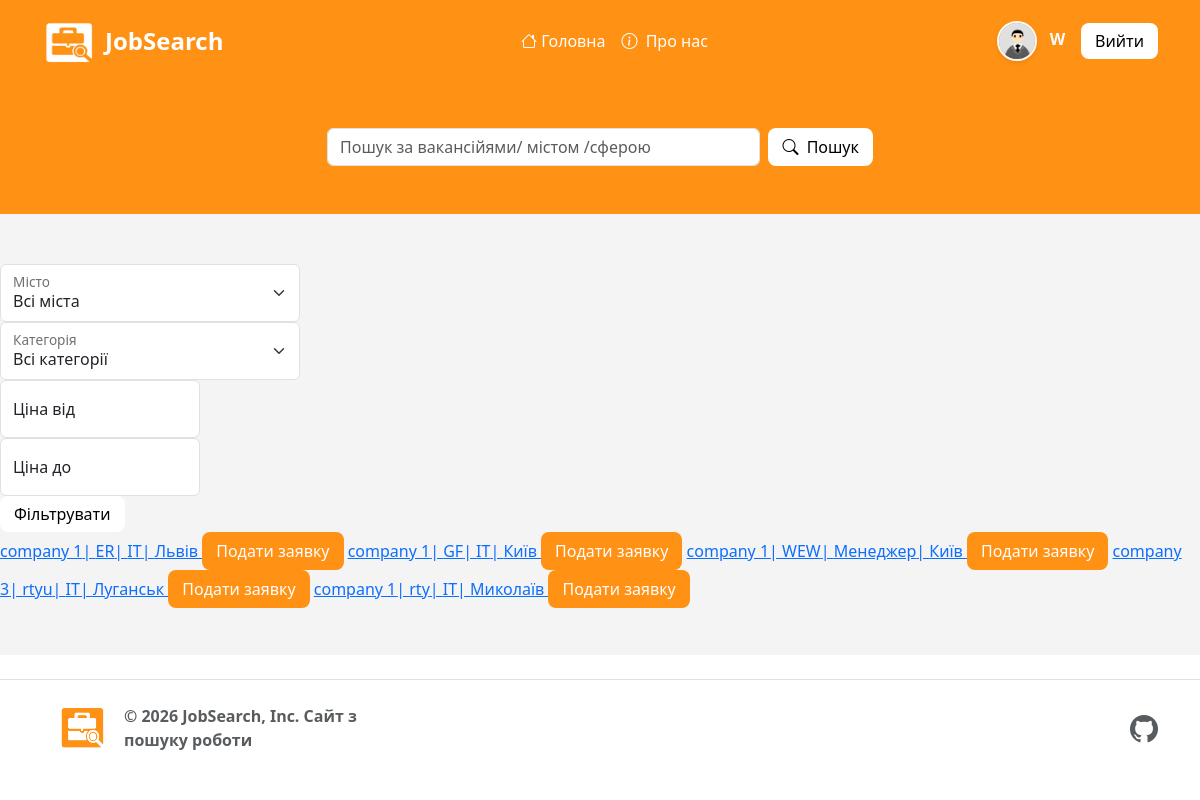
Screenshot of /search/ (signed in) with the database file from the repository.
### auth_system/models.py (models this page shows, shortened)
class UserProfile(models.Model):
    user = models.OneToOneField(User, on_delete=models.CASCADE, related_name='profile')
    avatar = models.ImageField(upload_to='imge_avatar', null=True, blank=True)
    op = models.CharField(choices=OP_CHOICES, max_length=20, default='Yes', null=True, blank=True)#
    first_name = models.CharField(max_length=100,blank=True, verbose_name='first_name')#імя
    last_name = models.CharField(max_length=100,blank=True, verbose_name='last_name')#прізвище
    patronymic = models.CharField(max_length=100, blank=True, null=True, verbose_name='patronymic')#по батькові
    birth_date = models.DateField(null=True, blank=True)#дата народження
    gender = models.CharField(choices=GENDER_CHOICES, max_length=20, default='Ч')#стать
    role = models.CharField(choices=ROLE_CHOICES, max_length=20, default='User')#
    bio = models.TextField(blank=True)#опис
    referral = models.ForeignKey('project.Category', on_delete=models.SET_NULL, null=True)#направлення
    phone_number = models.CharField(max_length=20, blank=True, null=True, verbose_name="Номер телефону")
    linkedin_url = models.URLField(max_length=255, blank=True, null=True)
    @property
    def img_avatar(self):
        if self.avatar:
            return self.avatar.url
        if self.gender == 'Men':
            if self.op == 'Yes':
                return '/static/image/men-op.png'
            else:
                return '/static/image/men.png'
        else:
            if self.op == 'Yes':
                return '/static/image/women-op.png'
            else:
                return '/static/image/women.png'

class EmployerProfile(models.Model):
    TYPES_CHOICES = (
        ('private', 'Приватна особа'),
        ('company', 'Компанія'),
    )
    user = models.OneToOneField(User, on_delete=models.CASCADE, related_name='employer')
    employer_type = models.CharField(max_length=10, choices=TYPES_CHOICES, default='private')#тип роботодавця
    name_company = models.CharField(max_length=20)#назва компанії
    role = models.CharField(choices=ROLE_CHOICES, max_length=20, default='Employer')#роль
    description = models.TextField()#опис
    logo = models.ImageField(upload_to='company_logos/', blank=True, null=True)#логотип
    referral_company = models.ForeignKey('project.Category', on_delete=models.SET_NULL, null=True)#направлення компаній
    hq_location = models.CharField(max_length=255, blank=True, null=True, verbose_name="Головний офіс (Місто, Країна)")
    website = models.URLField(max_length=200, null=True, blank=True)#посилання на сайт компаній
    def __str__(self):
        return self.name_company

### project/models.py (models this page shows, shortened)
class Vacancy(models.Model):
    EMPLOYMENT_CHOICES = [
        ('full_time', 'Повна зайнятість'),
        ('part_time', 'Неповна зайнятість'),
    ]
    EXPERIENCE_CHOICES = [
        ('no_experience', 'Без досвіду'),
        ('experience', 'Досвід роботи'),
    ]
    WORK_FORMAT_CHOICES = [
        ('office', 'В офісі'),
        ('remote', 'Віддалено'),
        ('hybrid', 'Гібрид'),
    ]
    title = models.CharField(max_length=256)#Заголовок
    description = models.TextField()#опис
    description1 = models.TextField(null=True, blank=True)#опис
    description2 = models.TextField(null=True, blank=True)#опис
    link = models.URLField(max_length=500, null=True, blank=True)
    company = models.ForeignKey(EmployerProfile, on_delete=models.CASCADE, related_name="vacancies")
    image = models.ImageField(upload_to='vacancies/images/',  null=True, blank=True)
    price_start = models.DecimalField(max_digits=10, decimal_places=2, null=True, blank=True)
    price_end = models.DecimalField(max_digits=10, decimal_places=2, null=True, blank=True)
    category = models.ForeignKey(Category, on_delete=models.SET_NULL, null=True)
    employment_type = models.CharField(max_length=20, choices=EMPLOYMENT_CHOICES, default='full_time', verbose_name="Тип зайнятості")
    work_format = models.CharField(max_length=20, choices=WORK_FORMAT_CHOICES, default='office', verbose_name="Формат роботи")
    experience = models.CharField(max_length=20, choices=EXPERIENCE_CHOICES, default='no_experience', verbose_name="Досвід роботи")
    city = models.ForeignKey(City, on_delete=models.SET_NULL, related_name="vacancies", null=True)
    street = models.CharField(max_length=255, verbose_name="Вулиця")
    date = models.DateTimeField(auto_now_add=True)#дата створення
    updated_at = models.DateTimeField(auto_now=True, verbose_name="Дата оновлення")
    class Meta:
        ordering = ['-date']

class Category(models.Model):
    name = models.CharField(max_length=150)
    def __str__(self):
        return self.name

class City(models.Model):
    name = models.CharField(max_length=100)
    def __str__(self):
        return self.name

### project/views.py (the view)
# urls.py: path('search/', views.job_sursceh, name='job_surh'),
def job_sursceh(request):
    search_form = Vacancy_SurchFrom(request.GET)
    filter_form = Vacancy_FilterFrom(request.GET)
    all_cities = City.objects.all()
    all_categories = Category.objects.all()
    vac = Vacancy.objects.all()
    query = request.GET.get("q")
    city_id = request.GET.get('city')
    cat_id = request.GET.get('category')
    p_start = request.GET.get("price_start")
    p_end = request.GET.get("price_end")
    if query:
        vac = vac.filter(
            Q(category__name__icontains=query) |
            Q(title__icontains=query) |
            Q(company__name_company__icontains=query)
        ).distinct()
    if city_id:
        vac = vac.filter(city_id=city_id)
    if cat_id:
        vac = vac.filter(category_id=cat_id)
    if p_start:
        vac = vac.filter(price_start__gte=p_start)
    if p_end:
        vac = vac.filter(price_end__lte=p_end)
    return render(request, 'jobs/job_surh.html', {
        'vac': vac,
        'search_form': search_form,
        'filter_form': filter_form,
        'cities': all_cities,
        'categories': all_categories,
        'query': query,
        'price_start': p_start,
        'price_end': p_end,
    })

### project/forms.py
class Vacancy_SurchFrom(forms.Form):
    q = forms.CharField(
        label='Search',
        max_length=100,
        required=False,  # Додай це, щоб можна було зайти на сторінку без запиту
        widget=forms.TextInput(attrs={
            'class': 'form-control',
            'placeholder': 'Пошук за вакансійями/ містом /сферою'
        })
    )

class Vacancy_FilterFrom(forms.Form):
    city = forms.ModelChoiceField(
        queryset=City.objects.all(),
        required=False,
        label="Місто",
        empty_label="Всі міста", # Додає порожній пункт спочатку
        widget=forms.Select(attrs={'class': 'form-select'}) # Для гарного стилю Bootstrap
    )
    category = forms.ModelChoiceField(
        queryset=Category.objects.all(),
        required=False,
        label="Категорія",
        empty_label="Всі категорії",
        widget=forms.Select(attrs={'class': 'form-select'})
    )
    price_start = forms.IntegerField(
        required=False,
        label="Ціна від",
        widget=forms.NumberInput(attrs={'class': 'form-control', 'placeholder': 'Від'})
    )
    price_end = forms.IntegerField(
        required=False,
        label="Ціна до",
        widget=forms.NumberInput(attrs={'class': 'form-control', 'placeholder': 'До'})
    )

### templates/jobs/job_surh.html (shortened to what this page needs)
{% extends 'base.html' %}
{% load static %}
{% block content %}
<section class="search-hero py-5 text-center text-white">
    <div class="container">
        <div class="row justify-content-center">
            <div class="col-md-8 col-lg-6">
                <form action="{% url 'job_surh' %}" method="get" class="d-flex gap-2">
                    <div class="w-100">
                        {{ search_form.q }}
                    </div>
                        <button type="submit" class="btn-exit text-nowrap">
                            <i class="bi bi-search me-1"></i> Пошук
                        </button>
                </form>
            </div>
        </div>
    </div>
</section>
<form action="{% url 'job_surh' %}" method="get">
        <div class="col-md-3">
            <div class="form-floating">
                <select name="city" class="form-select" id="city_select">
                    <option value="">Всі міста</option>
                </select>
                <label for="city_select">Місто</label>
            </div>
        </div>
        <div class="col-md-3">
            <div class="form-floating">
                <select name="category" class="form-select" id="cat_select">
                    <option value="">Всі категорії</option>
                </select>
                <label for="cat_select">Категорія</label>
            </div>
        </div>
        <div class="col-md-2">
            <div class="form-floating">
                <input type="number" name="price_start" class="form-control" id="price_start"
                       value="{{ price_start }}" placeholder="Ціна від">
                <label for="price_start">Ціна від</label>
            </div>
        </div>
        <div class="col-md-2">
            <div class="form-floating">
                <input type="number" name="price_end" class="form-control" id="price_end"
                       value="{{ price_end }}" placeholder="Ціна до">
                <label for="price_end">Ціна до</label>
            </div>
        </div>
        <div>
            <button type="submit" class=" btn-exit">
                Фільтрувати
            </button>
        </div>
</form>
{% for jo in vac %}
<a href="{% url 'job_datail' pk=jo.id %}">
        {{ jo.company }}|
        {{ jo.title }}|
        {{ jo.category }}|
        {{ jo.city }}
</a>
{% if user.employer.name_company %}
    {% if user == jo.company.user %}
        <a href="{% url 'job_update' jo.pk %}" class="btn btn-warning">
            Редагувати мою вакансію
        </a>
        <a href="{% url 'job_delete' jo.pk %}" class="btn btn-danger">Видалити</a>
        <p>Заявок({{ jo.applications.count }})</p>
    {% endif %}
{% else %}
<a href="{% url 'apply_for_job' jo.id %}" class="btn-L">
    Подати заявку
</a>
{% endif %}
{% empty %}
<h2>Не існує такої вакансій!</h2>
{% endfor %}
{% endblock %}

### templates/base.html (shortened to what this page needs)
<!DOCTYPE html>
{% load static %}
<html lang="en">
<head>
    <link href="https://cdn.jsdelivr.net/npm/bootstrap@5.3.8/dist/css/bootstrap.min.css" rel="stylesheet">
    <link rel="stylesheet" href="https://cdn.jsdelivr.net/npm/bootstrap-icons@1.11.1/font/bootstrap-icons.css">
    <link rel="stylesheet" href="{% static 'css/stayle.css' %}">
</head>
<body>
    <header class="p-3 bac-color">
        <div class="container">
            <div class="d-flex flex-wrap align-items-center justify-content-between">
                <div class="d-flex align-items-center mb-2 mb-lg-0">
                    <a href="/" class="me-2 d-flex align-items-center text-decoration-none">
                        <img src="{% static 'image/s-logo.png' %}" alt="Logo" width="55" height="50" class="me-2">
                        <h3 class="fw-bold text-white mb-0" style="font-size: 1.5rem; ">JobSearch</h3>
                    </a>
                </div>
                <ul class="nav col-12 col-lg-auto justify-content-center mb-md-0 mx-lg-auto align-items-center">
                    <li><a href="{% url 'job_list'%}" class="nav-link px-2 text-white"><i class="bi bi-house"></i> Головна</a></li>
                    <li><a href="{% url 'job_site'%}" class="nav-link px-2 text-white"><i class="bi bi-info-circle me-1"></i> Про нас</a></li>
                </ul>
                <div class="text-end">
                {% if user.is_authenticated %}
                    {% if user.employer.name_company %}
                            <a class="nav-link text-white me-3" href="{% url 'job_company' %}">
                                <img src="{{ user.employer.img_logo }}"
                                 alt="Аватар"
                                 class="rounded-circle img-fluid border border-3 border-light shadow-sm"
                                 style="max-width: 40px; height: 40px; object-fit: cover;">
                                 {{ user.employer.name_company }}
                    {% else %}
                        <a class="nav-link fw-bold text-white me-3" href="{% url 'job_profile' %}">
                            <img src="{{ user.profile.img_avatar }}"
                                 alt="Avatar"
                                 class="rounded-circle img-fluid border border-2 border-light shadow-sm me-2"
                                 style="width: 40px; height: 40px; object-fit: cover;">
                            {{ user.profile.first_name }}
                        </a>
                    {% endif %}
                </div>
                <div class="text-end">
                    <a href="{% url 'logout' %}" class="btn-exit">
                        Вийти
                    </a>
                </div>
                {% else %}
                <div class="text-end">
                    <a href="{% url 'job_login' %}" class=" btn-yo">Увійти</a>
                    <a href="{% url 'signup_cho' %}" class=" btn-regi">Зареєструватися</a>
                </div>
                {% endif %}
            </div>
        </div>
    </header>
    <main>
        {% block content %}
        {% endblock %}
    </main>
    <footer class="d-flex flex-wrap justify-content-between align-items-center py-4 my-4 border-top">
        <div class="container d-flex flex-wrap justify-content-between align-items-center">
            <div class="col-md-4 d-flex align-items-center gap-2">
            <a href="/" class="mb-3 me-2 mb-md-0 text-body-secondary text-decoration-none lh-1" aria-label="Bootstrap">
                <a href="/">
                    <img src="{% static 'image/logo-s.png' %}" alt="Фото шапки" width="50" height="45" >
                </a>
            </a>
            <span class="mb-3 mb-md-0 text-body-secondary fw-semibold ms-2">© 2026 JobSearch, Inc. Сайт з пошуку роботи</span>
            </div>
        <ul class="nav col-md-4 justify-content-end list-unstyled d-flex mb-0">
            <li class="ms-3">
                <a class="text-body-secondary " href="https://github.com/vadimanceglov-afk/job_search_site">
                    <i class="bi bi-github fs-3"></i>
                </a>
            </li>
        </ul>
        </div>
    </footer>
</body>
</html>

### static/css/stayle.css (style rules this page uses)
header { position: fixed; top: 0; z-index: 1000; width: 100%; }
html, body { height: 100%; margin: 0; }
body { display: flex; flex-direction: column; min-height: 100vh; }
main { padding-top: 80px; flex: 1; background: rgba(236, 236, 236, 0.593); }
.bac-color { background-color: #ff9114; }
.btn-exit { display: inline-block; padding: 6px 14px; background-color: white; color: black; border-radius: 8px; text-decoration: none; font-weight: 500; border: none; cursor: pointer; text-align: center; }
.btn-L { display: inline-block; padding: 7px 14px; background-color: #ff9114; color: white; border-radius: 8px; text-decoration: none; font-weight: 500; border: none; cursor: pointer; text-align: center; }
.search-hero { background: #ff9114; background-size:cover; background-position:center; padding-top:10px; padding:30px 10px; margin-bottom: 50px; }

### rows the page displays
Vacancy: company "company 1", title "ER", category "ІТ", city "Львів"
Vacancy: company "company 1", title "GF", category "ІТ", city "Київ"
Vacancy: company "company 1", title "WEW", category "Менеджер", city "Київ"
Vacancy: company "company 3", title "rtyu", category "ІТ", city "Луганськ"
Vacancy: company "company 1", title "rty", category "ІТ", city "Миколаїв"

### other values shown
{{ user.profile.first_name }} "W"
